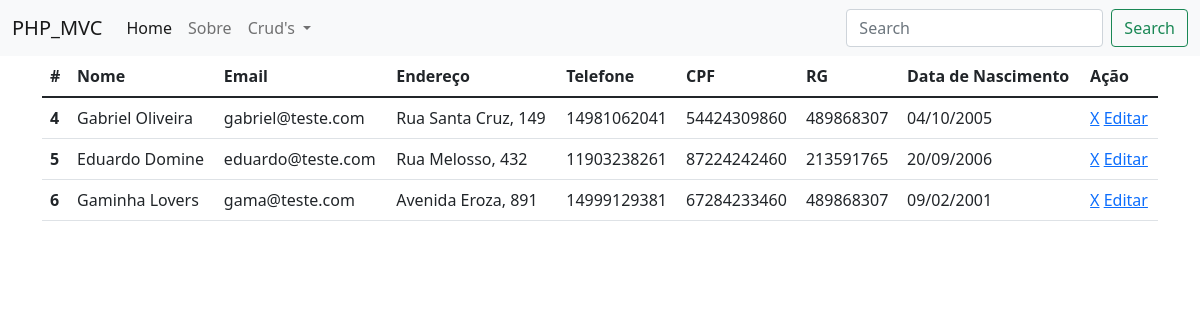
/pessoa, run on the app's committed database.
### tables this page shows
CREATE TABLE `pessoa` (
  `id` int NOT NULL AUTO_INCREMENT,
  `nome` varchar(150) NOT NULL,
  `email` varchar(150) NOT NULL,
  `endereco` varchar(150) NOT NULL,
  `telefone` varchar(20) NOT NULL,
  `cpf` char(11) NOT NULL,
  `rg` varchar(20) NOT NULL,
  `data_nascimento` date NOT NULL,
  PRIMARY KEY (`id`)
);

### index.php (called while the page is built, shortened)
<?php
    $uri_parse = parse_url($_SERVER['REQUEST_URI'], PHP_URL_PATH);
    include "./rotas.php";

### Controller/PessoaController.php (called while the page is built, shortened)
<?php
    class PessoaController extends Controller {
        public static function view() {
            $model = new PessoaModel();
            $model->getAllRows();
            include "./View/modules/Pessoa/listarPessoa.php";
        }
    }

### Model/PessoaModel.php (called while the page is built, shortened)
<?php
    class PessoaModel {
        public function getAllRows() {
            $dao = new PessoaDAO();
            $this->arr_pessoa = $dao->getAllRows();
        }
    }

### DAO/MySQL.php (called while the page is built)
<?php
    class MySQL extends PDO {
        private $dsn = "mysql:host=localhost:3307;dbname=php_mvc";
        private $user = "root";
        private $pass = "bibi2835201819";
        public function __construct() {
            try {
                return parent::__construct(
                    $this->dsn,
                    $this->user,
                    $this->pass,
                    array(PDO::MYSQL_ATTR_INIT_COMMAND =>  "SET NAMES 'UTF8'")
                );
            } catch (Exception $err) {
                echo "[X] - Ocorreu um erro ao tentar se conectar ao banco de dados:<br><br>";
                echo $err;
            }
        }
    }

### DAO/PessoaDAO.php (called while the page is built, shortened)
<?php
    class PessoaDAO {
        public $conexao;
        public function __construct()
        {
            include_once 'MySQL.php';
            $this->conexao = new MySQL();
        }
        function getAllRows() {
            $sql = "SELECT id, nome, email, endereco, telefone, cpf, rg,
            DATE_FORMAT(data_nascimento, '%d/%m/%Y') AS data_nascimento FROM Pessoa";
            $stmt = $this->conexao->prepare($sql);
            $stmt->execute();
            return $stmt->fetchAll(PDO::FETCH_CLASS);
        }
    }

### View/modules/Pessoa/listarPessoa.php (the view, shortened to what this page needs)
<!DOCTYPE html>
<html lang="pt-br">
    <head>
        <?php include "./View/includes/css_config.php" ?>
    </head>
    <body>
        <header>
            <?php include "./View/includes/cabecalho.php" ?>
        </header>
        <?php if(count($model->arr_pessoa) == 0): ?>
            <center><h1 colspan="9">NENHUM REGISTRO ENCONTRADO</h1></center>
        <?php else: ?>
            <div class="container">
                <table class="table">
                    <thead>
                        <tr>
                            <th scope="col">#</th>
                            <th scope="col">Nome</th>
                            <th scope="col">Email</th>
                            <th scope="col">Endereço</th>
                            <th scope="col">Telefone</th>
                            <th scope="col">CPF</th>
                            <th scope="col">RG</th>
                            <th scope="col">Data de Nascimento</th>
                            <th scope="col">Ação</th>
                        </tr>
                    </thead>
                    <tbody>
                        <?php foreach($model->arr_pessoa as $item): ?>
                            <tr>
                                <th scope="row"><?= $item->id ?></th>
                                <td><?= $item->nome ?></td>
                                <td><?= $item->email ?></td>
                                <td><?= $item->endereco ?></td>
                                <td><?= $item->telefone ?></td>
                                <td><?= $item->cpf ?></td>
                                <td><?= $item->rg ?></td>
                                <td><?= $item->data_nascimento ?></td>
                                <td><a href="/pessoa/delete?id=<?= $item->id ?>">X</a> <a href="/pessoa/form?id=<?= $item->id ?>">Editar</a></td>
                            </tr>
                        <?php endforeach; ?>
                    </tbody>
                </table>
            </div>
        <?php endif ?>
    </body>
</html>

### rotas.php (shortened to what this page needs)
<?php
    switch($uri_parse) {
        case "/pessoa":
            PessoaController::view();
        break;
    }

### View/includes/css_config.php (shortened to what this page needs)
<link href="https://cdn.jsdelivr.net/npm/bootstrap@5.1.2/dist/css/bootstrap.min.css" rel="stylesheet">

### View/includes/cabecalho.php (shortened to what this page needs)
<nav class="navbar navbar-expand-lg navbar-light bg-light">
  <div class="container-fluid">
    <a class="navbar-brand" href="#">PHP_MVC</a>
    <div class="collapse navbar-collapse" id="navbarSupportedContent">
      <ul class="navbar-nav me-auto mb-2 mb-lg-0">
        <li class="nav-item">
          <a class="nav-link active" aria-current="page" href="#">Home</a>
        </li>
        <li class="nav-item">
          <a class="nav-link" href="#">Sobre</a>
        </li>
        <li class="nav-item dropdown">
          <a class="nav-link dropdown-toggle" href="#" id="navbarDropdown" role="button" data-bs-toggle="dropdown" aria-expanded="false">
            Crud's
          </a>
        </li>
      </ul>
      <form class="d-flex">
        <input class="form-control me-2" type="search" placeholder="Search" aria-label="Search">
        <button class="btn btn-outline-success" type="submit">Search</button>
      </form>
    </div>
  </div>
</nav>

### data on the page
pessoa: id "4", nome "Gabriel Oliveira", email "gabriel@teste.com", endereco "Rua Santa Cruz, 149", telefone "14981062041", cpf "54424309860", rg "489868307", data_nascimento "04/10/2005"
pessoa: id "5", nome "Eduardo Domine", email "eduardo@teste.com", endereco "Rua Melosso, 432", telefone "11903238261", cpf "87224242460", rg "213591765", data_nascimento "20/09/2006"
pessoa: id "6", nome "Gaminha Lovers", email "gama@teste.com", endereco "Avenida Eroza, 891", telefone "14999129381", cpf "67284233460", rg "489868307", data_nascimento "09/02/2001"
